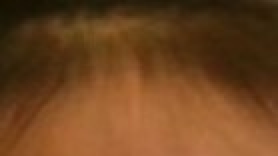
#> input picture faceFeature/imgPatch/15.jpg, 139 x 78 px, found by its file name (shown 2 times larger)
$ python partitionMethod10.15.15.py   (older library calls are emulated)
#> lines starting #> are read from the running program, lines starting #| are printed output that depends on the picture
# encoding:utf-8
import cv2
import numpy as np
import math
#检测人脸
def detectFaces(srcImg):
    img = srcImg.copy()
    #print 1
    face_cascade = cv2.CascadeClassifier("data/haarcascades/haarcascade_frontalface_default.xml")
    if img.ndim == 3:
        gray = cv2.cvtColor(img, cv2.COLOR_BGR2GRAY)
    else:
        gray = img
    faces = face_cascade.detectMultiScale(gray, 1.3, 5)#1.3and5  counts to the result of face recognation
    return faces
#在人脸的基础上检测眼睛
def detectEyes(srcImg):
    src = srcImg.copy()
    faces = detectFaces(src)
    eye_cascade = cv2.CascadeClassifier('data/haarcascades_cuda/haarcascade_eye_tree_eyeglasses.xml')
    gray = cv2.cvtColor(src, cv2.COLOR_BGR2GRAY)
    result = [[]]
    for j,(x,y,w,h) in enumerate(faces):
        cv2.rectangle(src, (x, y), (x + w, y + h), (255, 0, 0), 2)
        roi_gray = gray[y:y + h, x:x + w]
        roi_color = src[y:y + h,x:x + w]  # 检测视频中脸部的眼睛，并用vector保存眼睛的坐标、大小（用矩形表示）
        eyes = eye_cascade.detectMultiScale(roi_gray) #眼睛检测
        #选择最大的两个框当成眼睛
        max = 0
        temp = []
        index = 0
        for i,(ex,ey,ew,eh) in enumerate(eyes):
            if ew*eh>max and ex<w and ey<h/2:
                max = ew*eh
                index = i
                temp = (ex+x,ey+y,ew,eh)
        if index != 0:
            result[j].append(temp)
            cv2.rectangle(src, (temp[0], temp[1]), (temp[0] + temp[2], temp[1] + temp[3]), (0, 255, 0), 2)
        max = 0
        temp = []
        #用来确认是否找到眼睛
        flag = 0
        for i,(ex,ey,ew,eh) in enumerate(eyes):
            if ew*eh>max and i != index and ex<w and ey<h/2:
                print(ex,ey,x+w,y+h/2)
                max = ew*eh
                flag = 1
                temp = (ex+x,ey+y,ew,eh)
        if flag == 1:
            result[j].append(temp)
            cv2.rectangle(src, (temp[0], temp[1]), (temp[0] + temp[2], temp[1] + temp[3]), (0, 255, 0), 2)
    #cv2.imshow("eye",src)
    return faces,result
#皮肤检测。。。。。实践不行
# [99 lines left out: functions skinEllipse, skinModel, not called in this run]
#通过漫水填充去除背景
def removeBackground(srcImg):
    img = srcImg.copy()
    sp = img.shape
    mask = np.zeros((img.shape[0]+2,img.shape[1]+2),np.uint8)
    cv2.floodFill(img, mask, (5, 5), (255, 255, 255), (4.5, 4.5, 4.5), (3.5, 3.5, 3.5), 8)
    #mask = np.zeros((img.shape[0]+2,img.shape[1]+2),np.uint8)
    #cv2.floodFill(img, mask, (5,img.shape[0]-5), (255, 255, 255), (3, 3, 3), (3, 3, 3), 8)
    cv2.imshow("floodfill", img)
    return img
#通过人脸检测裁剪人脸
# [284 lines left out: functions tailorImg, meanBrightness, skeletonComplete, delete_jut, RemoveSmallRegion, RemoveSelectRegion and 2 more, not called in this run]

def processImg(img):
    kernel = cv2.getStructuringElement(cv2.MORPH_RECT, (3, 3))
    img = cv2.resize(img,(int(img.shape[1]/2) ,int(img.shape[0]/2)),interpolation=cv2.INTER_CUBIC)
    cv2.imshow("img",img)
    #获取到前景图，但是这里因为外层头发比较稀疏，所以可能会被误识别成肤色，所以用形态学操作把这层头发给去掉
    imgFront = removeBackground(img)

    #眼睛和人脸检测
    faces,eyes = detectEyes(img)
    if len(faces)<1:
        print("cannot detect the face")
        exit(0)
    temp = img.copy()
    mask = np.zeros((img.shape[0] + 2, img.shape[1] + 2), np.uint8)

    imgGray = cv2.cvtColor(img,cv2.COLOR_BGR2GRAY)
    #获取到的人物头像前景图
    imgFace = tailorImg(imgFront,faces)
    #获取imgFace的肤色图
    imgFace_Skin = skinModel(imgFace)
    ####################################################
    #对肤色图进行修剪
    skinTemp = cv2.erode(imgFace_Skin, kernel)
    skinTemp = cv2.dilate(skinTemp, kernel)
    #harlan
    imgFace_Skin = RemoveSmallRegion(skinTemp, 2000, 1, 1)
    imgFace_Skin = RemoveSelectRegion(imgFace_Skin, 2000,200, 0, 1)
    imgFace_Skin = RemoveSelectRegion(imgFace_Skin, 250,1, 0, 1)
    cv2.imshow("skinTemp", imgFace_Skin)

    imgFace_Gray = cv2.cvtColor(imgFace,cv2.COLOR_BGR2GRAY)
    #harlan=======================================

    #获取到作阈值化的阈值
    #theta = meanBrightness(imgSKIN=imgFace_Skin,imgGRAY=imgFace_Gray)
    #进行阈值化
    cv2.imshow("imgFace_gray",imgFace_Gray)
    imgFace_thresh,newSkin = divisionThreshold(imgSKIN=imgFace_Skin,imgFace=imgFace_Gray)
    #ret,imgFace_thresh = cv2.threshold(imgFace_Gray,0.7*int(theta),255,cv2.THRESH_BINARY)
    cv2.imshow("face_threshold",imgFace_thresh)
    #轮廓补充
    result = skeletonComplete(imgFace_thresh,imgSKIN=newSkin)
    return result
# [13 lines left out: function createResult, not called in this run]

def unitTest():
    img = cv2.imread("img/15.jpg",1)
#> img is the input picture: shape (78, 139, 3); mean B, G, R 32.1, 68.1, 110.2
    img = cv2.medianBlur(img,3)
    dst = processImg(img)
#> in removeBackground, `cv2.floodFill(img, mask, (5, 5), (255, 255, 255), (4.5, 4.5, 4.5), (3...`: img: shape (39, 69, 3); mean of channels 0, 1, 2 32.2, 68.3, 110.3
#> in detectFaces, `gray = cv2.cvtColor(img, cv2.COLOR_BGR2GRAY)`:
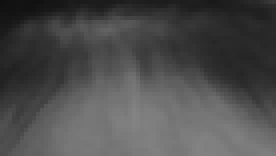
#> gray: shape (39, 69) (shown 4 times larger); min 16, max 132, mean 76.6
#> in detectFaces, `faces = face_cascade.detectMultiScale(gray, 1.3, 5)#1.3and5  counts to..`: faces = ()
#> in processImg, `faces,eyes = detectEyes(img)`: eyes = [[]]
    dst = cv2.medianBlur(dst,3)
    #dst = RemoveSelectRegion(dst,10,0,0,1)
    dst = delete_jut(dst,1,1,1)
    dst = delete_jut(dst,1,1,0)
    cv2.imshow("result",dst)
if __name__ == '__main__':
    gamma = 0.62
    lamda = 0.6700
    bata = 0.3300
    unitTest()
#> (the program exits here)
